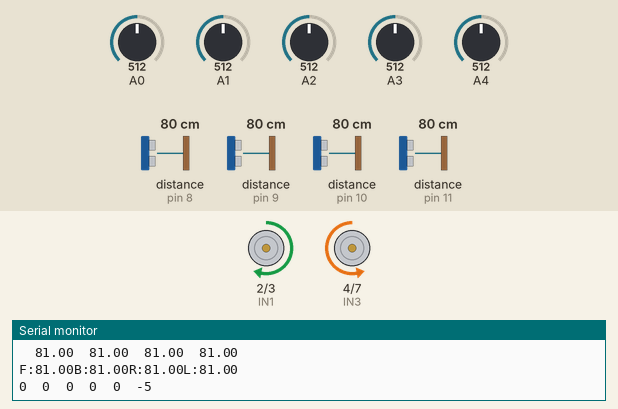
Bench run of a sketch on a simulated Arduino Uno, built with avr-gcc and run on an emulated ATmega328P. Shown: motor-driver pin pairs drawn as motors (green arrow = first pin HIGH = forward, orange = second pin HIGH = backward, longer = more drive, scaled by the enable pin), the last lines printed to the serial monitor. The inputs (shaded band) are chosen by the test bench; at power-on: distance to the obstacle (sensors on pin 8, pin 9, pin 10, pin 11) 80 cm, A0 = 512, A1 = 512, A2 = 512, A3 = 512, A4 = 512.

Above: at 1.2 s.
1.3 s: distance to the obstacle (sensor on pin 8) set to 64 cm
2.8 s: distance to the obstacle (sensor on pin 8) set to 56 cm
At 3.7 s:
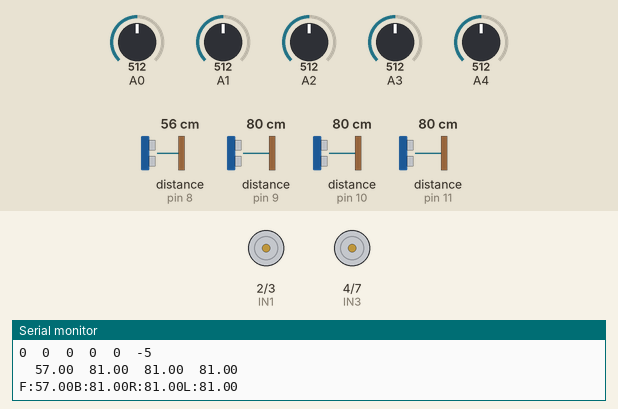
Timing chart, 0 to 5.8 s (numbered marks = the images above; inputs shaded):
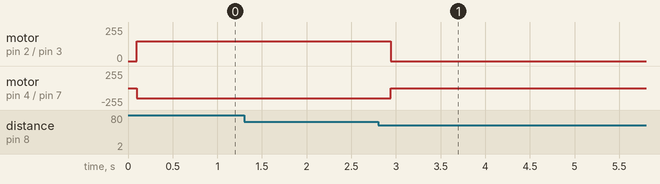

The sketch:

WOW.ino
```cpp
/////////////////////////////////////////Motor Control Setup///////////////////////////////////////////
#define DEBUG 1

/////////////////////////////////////////Motor Control Setup///////////////////////////////////////////
#define IN1 2
#define IN2 3
#define ENA 5

#define IN3 4
#define IN4 7
#define ENB 6

int mode = -1;

void motor_control_l(int direction, int speed)
{
  switch(direction)
  {
    case 1:  digitalWrite(IN1, HIGH);
             digitalWrite(IN2, LOW);
             analogWrite(ENA, speed);//0~255까지 입력
             break;

    case 0:  digitalWrite(IN1, LOW);
             digitalWrite(IN2, LOW);
             analogWrite(ENA, speed);
             break;

    case -1: digitalWrite(IN1, LOW);
             digitalWrite(IN2, HIGH);
             analogWrite(ENA, speed);
             break;
  }
}

void motor_control_r(int direction, int speed)
{
  switch(direction)
  {
    case 1:  digitalWrite(IN3, LOW);
             digitalWrite(IN4, HIGH);
             analogWrite(ENB, speed);//0~255까지 입력
             break;

    case 0:  digitalWrite(IN3, LOW);
             digitalWrite(IN4, LOW);
             analogWrite(ENB, speed);
             break;

    case -1: digitalWrite(IN3, HIGH);
             digitalWrite(IN4, LOW);
             analogWrite(ENB, speed);
             break;
  }
}
/////////////////////////////////////////Sonar Sensor Setup///////////////////////////////////////////
#include <NewPing.h>

#define SONAR_NUM 4
#define MAX_DISTANCE 150 //cm

float UltrasonicSensorData[SONAR_NUM]; //배열

NewPing sonar[SONAR_NUM] =
{
  NewPing(8, 8, MAX_DISTANCE),
  NewPing(9, 9, MAX_DISTANCE),
  NewPing(10, 10, MAX_DISTANCE),
  NewPing(11, 11, MAX_DISTANCE)
};

void read_ultrasonic_sensor(void)
{
  UltrasonicSensorData[0] = sonar[0].ping_cm();//Front
  UltrasonicSensorData[1] = sonar[1].ping_cm();//Rear
  UltrasonicSensorData[2] = sonar[2].ping_cm();//Right
  UltrasonicSensorData[3] = sonar[3].ping_cm();//Left
}

void Sonar_Data_Display(int flag)
{
  char Sonar_data_display[40];
  if(flag == 0) return;
  else
  {
    Serial.print("F:");
    Serial.print(UltrasonicSensorData[0]);
    Serial.print("B:");
    Serial.print(UltrasonicSensorData[1]);
    Serial.print("R:");
    Serial.print(UltrasonicSensorData[2]);
    Serial.print("L:");
    Serial.println(UltrasonicSensorData[3]);
  }
}
/////////////////////////////////////////Line Sensor Setup///////////////////////////////////////////////////////
#define LINE_DETECT_WHITE 1

int LineSensorPinData[5] = {0, };
int LineType = -1;
/////////////////////////////////////////Line Sensor Setup///////////////////////////////////////////////////////

int read_digital_line_sensor(void)
{
  int i;
  int sum = 0;
  int data[5] = {0, };

  LineSensorPinData[0] = analogRead(A0);
  LineSensorPinData[1] = analogRead(A1);
  LineSensorPinData[2] = analogRead(A2);
  LineSensorPinData[3] = analogRead(A3);
  LineSensorPinData[4] = analogRead(A4);

  for(i = 0; i < 5; i++)
  {
    if(LineSensorPinData[i] > 900) LineSensorPinData[i] = 1; //라인이 있을경우 1, 라인이 없을 경우 0
    else LineSensorPinData[i] = 0;
  }

  for(i = 0; i < 5; i++)
  {
    if(LINE_DETECT_WHITE == 0)
    {
      LineSensorPinData[i] = 1 - LineSensorPinData[i];
    }
    sum += LineSensorPinData[i];
  }

  if(sum == 5)
  {
    return sum;
  }
  else if(sum == 2)
  {
    if(  (LineSensorPinData[3] == 1) && (LineSensorPinData[4] == 1)  ) return 3;
    if(  (LineSensorPinData[2] == 1) && (LineSensorPinData[3] == 1)  ) return 1;
    if(  (LineSensorPinData[1] == 1) && (LineSensorPinData[2] == 1)  ) return -1;
    if(  (LineSensorPinData[0] == 1) && (LineSensorPinData[1] == 1)  ) return -3;
  }
  else if(sum == 1)
  {
    if(LineSensorPinData[0] == 1) return -4;
    if(LineSensorPinData[1] == 1) return -2;
    if(LineSensorPinData[2] == 1) return 0;
    if(LineSensorPinData[3] == 1) return 2;
    if(LineSensorPinData[4] == 1) return 4;
  }
  else if(sum == 3)
  {
    return -10;
  }
  else
  {
    return -5;
  }
}

void send_serial_data(void)
{
  for(int i = 0; i < 5; i++)
  {
    Serial.print(LineSensorPinData[i]); //검은색 15~20 노란색 550이상
    Serial.print("  ");
  }

  Serial.println(LineType);
  Serial.print("  ");

  for(int i = 0; i < 4; i++)
  {
    Serial.print(UltrasonicSensorData[i]);
    Serial.print("  ");
  }
  Serial.println("  ");
}

void robot_line_trace(void)
{
  switch(LineType)
  {
    case -4:
            motor_control_r(1, 100); //속도 제어할 것
            motor_control_l(-1, 100);
            delay(300);
            break;

    case -3:
            motor_control_r(1, 100);
            motor_control_l(-1, 100);
            delay(200);
            break;

    case -2:
            motor_control_r(1, 100);
            motor_control_l(-1, 70);
            break;

    case -1:
            motor_control_r(1, 100);
            motor_control_l(-1, 70);
            break;

    case 0:
            motor_control_r(1, 100);
            motor_control_l(1, 100);
            break;

    case 1:
            motor_control_r(-1, 70);
            motor_control_l(1, 100);
            break;

    case 2:
            motor_control_r(-1, 70);
            motor_control_l(1, 100);
            break;

    case 3:
            motor_control_r(-1, 100);
            motor_control_l(1, 100);
            delay(200);
            break;

    case 4:
            motor_control_r(-1, 100);
            motor_control_l(1, 100);
            delay(300);
            break;

    case 5:
            motor_control_r(-1, 10);
            motor_control_l(-1, 10); //역주행으로 정지
            delay(500);
            motor_control_r(1, 0);
            motor_control_l(1, 0); //정지
            delay(1000);
            break;
  }
}

void Robot_Mode_Define(void)
{
  mode = -1;


  for(int i = 0; i < 4; i++)
  {
    if(UltrasonicSensorData[i] == 0)
    {
      UltrasonicSensorData[i] = MAX_DISTANCE;
    }
  }

  Sonar_Data_Display(1);

  //////////////////////////// mode = 0 //////////////////////////////////////
  if(  (UltrasonicSensorData[2] >= 80) && (UltrasonicSensorData[3] >= 80)  )
  {
    mode = 0;
  }

  //////////////////////////// mode = 1 //////////////////////////////////////
  if(  (UltrasonicSensorData[2] = UltrasonicSensorData[3])  )
  {
    mode = 1;
  }

  //////////////////////////// mode = 2 //////////////////////////////////////왼쪽 벽이 가까운 경우
  if(  UltrasonicSensorData[3] < UltrasonicSensorData[2]  )
  {
    mode = 2;
  }

  //////////////////////////// mode = 3 //////////////////////////////////////오른 쪽 벽이 가까운 경우
  if(  UltrasonicSensorData[2] < UltrasonicSensorData[3]   )
  {
    mode = 3;
  }
}

void robot_stop()
{
  motor_control_r(1, 0);
  motor_control_l(1, 0);
}

void robot_90_right_turn()
{
  motor_control_r(1, 0);
  motor_control_l(1, 0);

  delay(500);

  motor_control_r(-1, 150);
  motor_control_l(1, 150);

  delay(700); // 90도를 돌 때까지 시간 조정

  motor_control_r(1, 0);
  motor_control_l(1, 0);
}

void robot_90_left_turn()
{
  motor_control_r(1, 0);
  motor_control_l(1, 0);

  delay(500);

  motor_control_r(1, 150);
  motor_control_l(-1, 150);

  delay(800); // 90도를 돌 때까지 시간 조정

  motor_control_r(1, 0);
  motor_control_l(1, 0);
}

void setup()
{
  pinMode(IN1, OUTPUT);
  pinMode(IN2, OUTPUT);
  pinMode(IN3, OUTPUT);
  pinMode(IN4, OUTPUT);
  pinMode(ENA, OUTPUT);
  pinMode(ENB, OUTPUT);
  Serial.begin(9600);
}
int flag = 0;
void loop()
{

  LineType = read_digital_line_sensor();
  read_ultrasonic_sensor();

 if(DEBUG == 1) send_serial_data();
 if(flag == 0)
 {
    robot_line_trace();
    if(  (UltrasonicSensorData[0] <= 20) && (UltrasonicSensorData[0] > 0)  )
    {
      motor_control_r(1, 0);
      motor_control_l(1, 0);
    }
    else
    {
     // motor_control_r(1, 100);
     // motor_control_l(1, 120); //좌우 속도 맞추기
     robot_line_trace();
    }

    if(  (UltrasonicSensorData[2] < 100) && (UltrasonicSensorData[3] < 100) && (UltrasonicSensorData[2] > 0) && (UltrasonicSensorData[3] > 0)  )
    {
      flag = 1;
    }
 }
 else if(flag == 1)
 {
    Robot_Mode_Define();
    if(mode == 1)
    {
      if(UltrasonicSensorData[0] > 60)
      {
        motor_control_l(1, 150);
        motor_control_r(1, 150);
      }
      else
      {
        robot_stop();
        delay(500);
      }
    }
    else if(mode == 3)
    {
      if(UltrasonicSensorData[0] > 60)
      {
        motor_control_l(1, 150);
        motor_control_r(1, 170);
      }
      else
      {
        robot_stop();
        delay(500);
        robot_90_right_turn();
        delay(300);
      }
    }
    else if(mode == 2)
    {
      if(UltrasonicSensorData[0] > 60)
      {
        motor_control_l(1, 175);
        motor_control_r(1, 150);
      }
      else
      {
        robot_stop();
        delay(500);
        robot_90_right_turn();
        delay(300);
      }
    }
    else
    {
      robot_stop();
    }
    if(  (UltrasonicSensorData[2] > 100) && (UltrasonicSensorData[3] < 100) && (UltrasonicSensorData[2] > 0) && (UltrasonicSensorData[3] > 0)  )
    {
      flag = 0;
    }
 }
}
```

Measured:
- the behaviour switches between 60 and 59 cm on distance to the obstacle (sensor on pin 8) (found by bisection; images 0 and 1)
- after the input at 2.8 s, motor on pin 2 (IN1) / pin 3 (IN2): forward 150/255 → stopped after 0.14 s; motor on pin 4 (IN3) / pin 7 (IN4): backward 150/255 → stopped after 0.14 s
